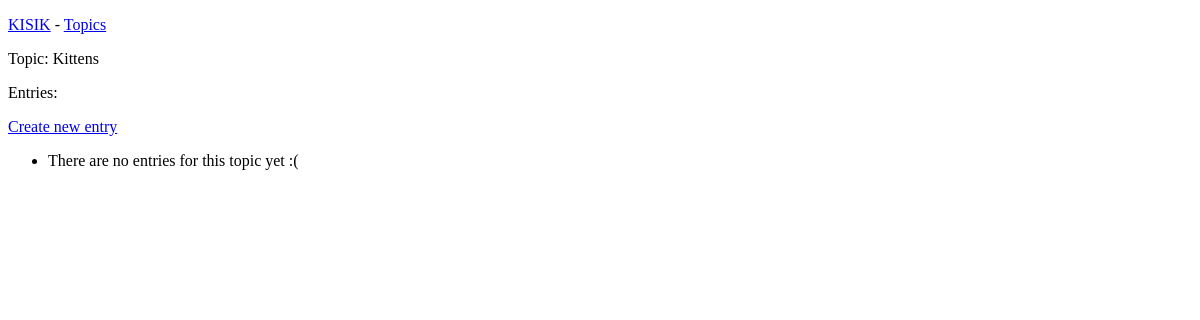
The page /topics/2/ on the database as committed earlier.
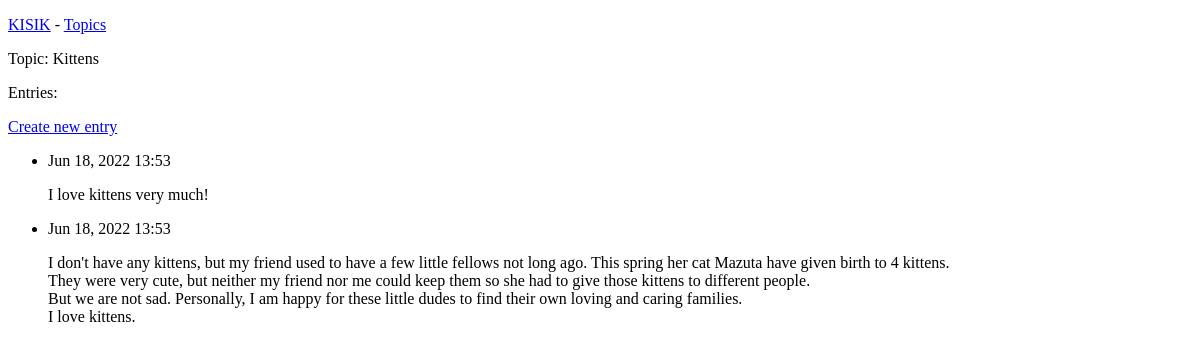
The same page on the database as committed later.
### cat/models.py (models this page shows, shortened)
class Entry(models.Model):
    topic = models.ForeignKey(Topic, on_delete=models.CASCADE)
    text = models.TextField()
    date_added = models.DateTimeField(auto_now_add=True)
    class Meta:
        verbose_name_plural = 'entries'

### cat/views.py (the view)
# urls.py: path('topics/<int:topic_id>/', views.topic, name='topic'),
def topic(request, topic_id):
    topic = Topic.objects.get(id=topic_id)
    entries = topic.entry_set.order_by('-date_added')
    context = {'topic': topic, 'entries': entries}
    return render(request, 'cat/topic.html', context)

### cat/models.py (called while the page is built)
    def __str__(self):
        return self.text

### cat/templates/cat/topic.html (shortened to what this page needs)
<!DOCTYPE html>
<html lang="en">
<head>
    {% extends 'cat/base.html' %}
{% block content %}
  <p>Topic: {{ topic }}</p>
  <p>Entries:</p>
  <p>
    <a href="{% url 'cat:new_entry' topic.id %}">Create new entry</a>
  </p>
  <ul>
    {% for entry in entries %}
      <li>
        <p>{{ entry.date_added|date:'M d, Y H:i' }}</p>
        <p>{{ entry.text|linebreaks }}</p>
      </li>
    {% empty %}
      <li>There are no entries for this topic yet :(</li>
    {% endfor %}
  </ul>
{% endblock content %}

Rows that differ between the two databases and show on the page:
added Entry: date_added "Jun 18, 2022 13:53", text "I love kittens very much!"
added Entry: date_added "Jun 18, 2022 13:53", text "I don't have any kittens, but my friend used to have a few little fellows not long ago. This spring her cat Mazuta have given birth to 4 kittens. They were very cute, but neither my friend nor me could keep them so she had to give those kittens to different people. But we are not sad. Personally, I am happy for these little dudes to find their own loving and caring families. I love kittens."
Other text that changed with them:
text no longer shown: "There are no entries for this topic yet :("
